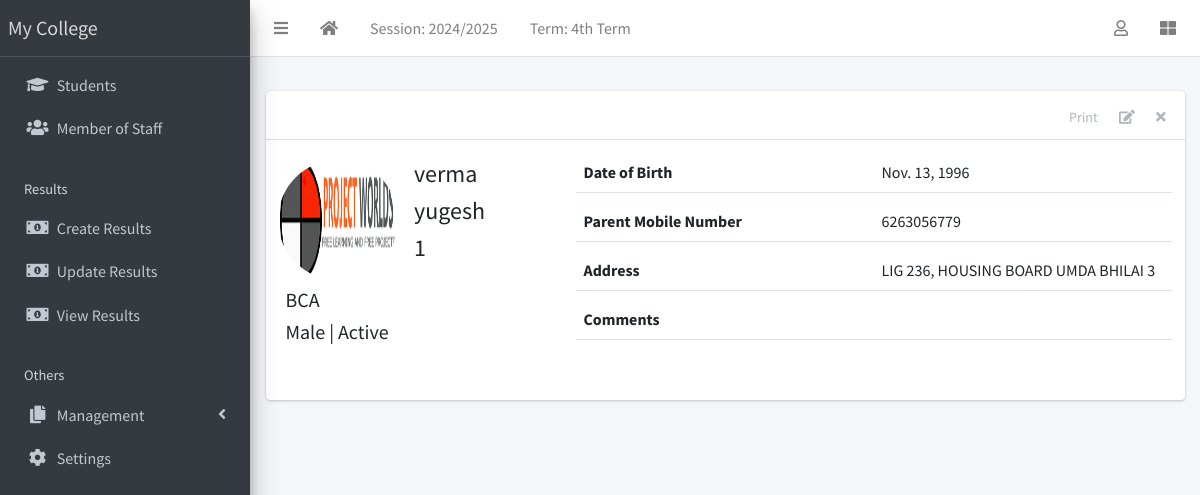
The page /student/1/ (signed in) on the database its author committed.
### apps/corecode/models.py (models this page shows, shortened)
class AcademicSession(models.Model):
    name = models.CharField(max_length=200, unique=True)
    current = models.BooleanField(default=True)
    class Meta:
        ordering = ["-name"]

class AcademicTerm(models.Model):
    name = models.CharField(max_length=20, unique=True)
    current = models.BooleanField(default=True)
    class Meta:
        ordering = ["name"]

class StudentClass(models.Model):
    name = models.CharField(max_length=200, unique=True)
    class Meta:
        verbose_name = "Class"
        verbose_name_plural = "Classes"
        ordering = ["name"]
    def __str__(self):
        return self.name

### apps/students/models.py (models this page shows, shortened)
class Student(models.Model):
    STATUS_CHOICES = [("active", "Active"), ("inactive", "Inactive")]
    GENDER_CHOICES = [("male", "Male"), ("female", "Female")]
    current_status = models.CharField(
        max_length=10, choices=STATUS_CHOICES, default="active"
    )
    registration_number = models.CharField(max_length=200, unique=True)
    surname = models.CharField(max_length=200)
    firstname = models.CharField(max_length=200)
    other_name = models.CharField(max_length=200, blank=True)
    gender = models.CharField(max_length=10, choices=GENDER_CHOICES, default="male")
    date_of_birth = models.DateField(default=timezone.now)
    current_class = models.ForeignKey(
        StudentClass, on_delete=models.SET_NULL, blank=True, null=True
    )
    date_of_admission = models.DateField(default=timezone.now)
    mobile_num_regex = RegexValidator(
        regex="^[0-9]{10,15}$", message="Entered mobile number isn't in a right format!"
    )
    parent_mobile_number = models.CharField(
        validators=[mobile_num_regex], max_length=13, blank=True
    )
    address = models.TextField(blank=True)
    others = models.TextField(blank=True)
    passport = models.ImageField(blank=True, upload_to="students/passports/")
    class Meta:
        ordering = ["surname", "firstname", "other_name"]

### apps/students/views.py (the view)
# urls.py: path("<int:pk>/", StudentDetailView.as_view(), name="student-detail"),
class StudentDetailView(LoginRequiredMixin, DetailView):
    model = Student
    template_name = "students/student_detail.html"
    def get_context_data(self, **kwargs):
        context = super(StudentDetailView, self).get_context_data(**kwargs)
        return context

### apps/corecode/context_processors.py (called while the page is built)
def site_defaults(request):
    current_session = AcademicSession.objects.get(current=True)
    current_term = AcademicTerm.objects.get(current=True)
    vals = SiteConfig.objects.all()
    contexts = {
        "current_session": current_session.name,
        "current_term": current_term.name,
    }
    for val in vals:
        contexts[val.key] = val.value
    return contexts

### apps/students/templates/students/student_detail.html (shortened to what this page needs)
{% extends 'base.html' %}
{% load static %}
{% block content-header %}
<div class="card-header">
  <div class="card-tools">
    <a href="#" class="btn btn-tool">Print</a>
    <a href="{% url 'student-update' object.id %}" class="btn btn-tool">
      <i class="fas fa-edit"></i>
    </a>
    <a href="{% url 'student-delete' object.id %}" class="btn btn-tool">
      <i class="fas fa-times"></i>
    </a>
  </div>
</div>
{% endblock content-header %}
{% block content %}
    <div class="row mb-4">
      <div class="col-sm-4">
        <div class="row mb-2">
          {% if object.passport %}
            <img
              src="{{ object.passport.url }}"
              class="float-left rounded-circle mr-3" style="width: 120px; height: 120px;">
          {% else %}
            <img
              src="{% static 'dist/img/avatar.png' %}"
              class="float-left rounded-circle mr-3" style="width: 120px; height: 120px;">
          {% endif %}
          <div class="float-right">
            <h4>{{ object.surname }} </h4>
            <h4>{{ object.firstname }} </h4>
            <h4>{{ object.registration_number }} </h4>
          </div>
        </div>
        <h5>{{ object.current_class }} </h5>
        <h5>{{ object.get_gender_display }} | {{ object.get_current_status_display }}</h5>
      </div>
      <div class="col-sm-8">
        <div>
          <div class="form-group border-bottom row">
            <label class="col">
              Date of Birth
            </label>
            <div class="col">
              {{ object.date_of_birth }}
            </div>
          </div>
          <div class="form-group border-bottom row">
            <label class="col">
              Parent Mobile Number
            </label>
            <div class="col">
              {{ object.parent_mobile_number}}
            </div>
          </div>
          <div class="form-group border-bottom row">
            <label class="col">
              Address
            </label>
            <div class="col">
              {{ object.address }}
            </div>
          </div>
          <div class="form-group border-bottom row">
            <label class="col">
              Comments
            </label>
            <div class="col">
            </div>
          </div>
        </div>
      </div>
    </div>
{% endblock content %}

### templates/base.html (shortened to what this page needs)
{% load static %}
<!DOCTYPE html>
<html lang="en">
<head>
  <link rel="stylesheet" href="{% static 'plugins/fontawesome-free/css/all.min.css' %}">
  <link rel="stylesheet" href="{% static 'plugins/toastr/toastr.min.css' %}">
  <link rel="stylesheet"
    href="{% static 'plugins/overlayScrollbars/css/OverlayScrollbars.min.css' %}">
  <link rel="stylesheet" href="{% static 'plugins/Datatables/datatables.min.css' %}" />
  <link rel="stylesheet" href="{% static 'dist/css/adminlte.min.css' %}">
</head>
<body
  class="hold-transition sidebar-mini layout-fixed layout-navbar-fixed layout-footer-fixed">
  <div class="wrapper">
    <nav class="main-header navbar navbar-expand navbar-white navbar-light">
      <ul class="navbar-nav">
        <li class="nav-item">
          <a class="nav-link" data-widget="pushmenu" href="#" role="button"><i
              class="fas fa-bars"></i></a>
        </li>
        <li class="nav-item d-none d-sm-inline-block">
          <a href="{% url 'home' %} " class="nav-link"><i class="fa fa-home"></i></a>
        </li>
        <li class="nav-item d-none d-sm-inline-block">
          <a href="{% url 'current-session' %}" class="nav-link">Session: {{ current_session }}</a>
        </li>
        <li class="nav-item d-none d-sm-inline-block">
          <a href="{% url 'current-session' %}" class="nav-link">Term: {{ current_term }}</a>
        </li>
      </ul>
      <ul class="navbar-nav ml-auto">
        <li class="nav-item dropdown">
          <a class="nav-link" data-toggle="dropdown" href="#">
            <i class="far fa-user"></i>
          </a>
        </li>
        <li class="nav-item">
          <a class="nav-link" data-widget="control-sidebar" data-slide="true"
            href="#" role="button"><i class="fas fa-th-large"></i></a>
        </li>
      </ul>
    </nav>
    <aside class="main-sidebar sidebar-dark-primary elevation-4">
      <a href="{% url 'home' %}" class="brand-link">My College</a>
      <div class="sidebar">
        <nav class="mt-2">
          <ul class="nav nav-pills nav-sidebar flex-column"
            data-widget="treeview" role="menu" data-accordion="false">
            <li class="nav-item">
              <a href="{% url 'student-list' %}" class="nav-link">
                <i class="nav-icon fas fa-graduation-cap"></i>
                <p>
                  Students
                </p>
              </a>
            </li>
            <li class="nav-item">
              <a href="{% url 'staff-list' %}" class="nav-link">
                <i class="nav-icon fas fa-users"></i>
                <p>
                  Member of Staff
                </p>
              </a>
            </li>
            <li class="nav-header">Results</li>
            <li class="nav-item">
              <a href="{% url 'create-result' %}" class="nav-link">
                <i class="nav-icon fas fa-money-bill-alt"></i>
                <p>
                  Create Results
                </p>
              </a>
            </li>
            <li class="nav-item">
              <a href="{% url 'edit-results' %}" class="nav-link">
                <i class="nav-icon fas fa-money-bill-alt"></i>
                <p>
                  Update Results
                </p>
              </a>
            </li>
            <li class="nav-item">
              <a href="{% url 'view-results' %}" class="nav-link">
                <i class="nav-icon fas fa-money-bill-alt"></i>
                <p>
                  View Results
                </p>
              </a>
            </li>
            <li class="nav-header">Others</li>
            <li class="nav-item has-treeview">
              <a href="#" class="nav-link">
                <i class="nav-icon fas fa-copy"></i>
                <p>
                  Management
                  <i class="fas fa-angle-left right"></i>
                </p>
              </a>
            </li>
            <li class="nav-item">
              <a href="{% url 'configs' %}" class="nav-link">
                <i class="nav-icon fas fa-cog"></i>
                <p>
                  Settings
                </p>
              </a>
            </li>
          </ul>
        </nav>
      </div>
    </aside>
    <div class="content-wrapper">
      <section class="content-header">
      </section>
      <section class="content">
        <div class="container-fluid">
          <div class="row">
            <div class="col-md-12">
              {% block fullcard %}
              <div class="card">
                {% block content-header %}{% endblock content-header %}
                <div class="card-body">
                  <div class="row">
                    <div class="col">
                      {% block content %}
                      {% endblock content %}
                    </div>
                  </div>
                </div>
              </div>
              {% endblock fullcard %}
            </div>
          </div>
        </div>
      </section>
    </div>
  </div>
</body>
</html>

### rows shown on the page
AcademicSession: name "2024/2025"
AcademicTerm: name "4th Term"
Student: passport (picture), surname "verma", firstname "yugesh", registration_number "1", current_class "BCA", gender "Male", current_status "Active", date_of_birth "Nov. 13, 1996", parent_mobile_number "6263056779", address "LIG 236, HOUSING BOARD UMDA BHILAI 3"
